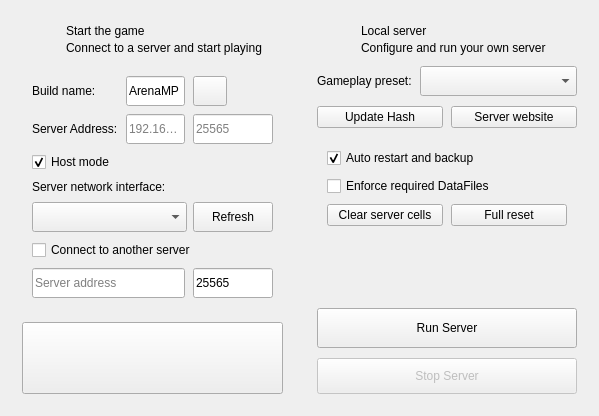
     <widget class="QWidget" name="playTab">
      <attribute name="title">
       <string>Connection</string>
      </attribute>
      <layout class="QHBoxLayout" name="playTabLayout" stretch="1,1">
       <property name="spacing">
        <number>10</number>
       </property>
       <property name="leftMargin">
        <number>10</number>
       </property>
       <property name="topMargin">
        <number>10</number>
       </property>
       <property name="rightMargin">
        <number>10</number>
       </property>
       <property name="bottomMargin">
        <number>10</number>
       </property>
       <item>
        <widget class="QFrame" name="launchCard">
         <property name="frameShape">
          <enum>QFrame::NoFrame</enum>
         </property>
         <property name="arenaCard" stdset="0">
          <bool>true</bool>
         </property>
         <layout class="QVBoxLayout" name="launchCardLayout">
          <property name="spacing">
           <number>10</number>
          </property>
          <property name="leftMargin">
           <number>12</number>
          </property>
          <property name="topMargin">
           <number>12</number>
          </property>
          <property name="rightMargin">
           <number>12</number>
          </property>
          <property name="bottomMargin">
           <number>12</number>
          </property>
          <item>
           <layout class="QHBoxLayout" name="launchHeaderLayout">
            <property name="spacing">
             <number>10</number>
            </property>
            <item>
             <widget class="QLabel" name="launchIconLabel">
              <property name="minimumSize">
               <size>
                <width>34</width>
                <height>34</height>
               </size>
              </property>
              <property name="maximumSize">
               <size>
                <width>34</width>
                <height>34</height>
               </size>
              </property>
              <property name="alignment">
               <set>Qt::AlignCenter</set>
              </property>
             </widget>
            </item>
            <item>
             <layout class="QVBoxLayout" name="launchTitleLayout">
              <property name="spacing">
               <number>1</number>
              </property>
              <item>
               <widget class="QLabel" name="launchTitleLabel">
                <property name="text">
                 <string>Start the game</string>
                </property>
                <property name="arenaSectionTitle" stdset="0">
                 <bool>true</bool>
                </property>
               </widget>
              </item>
              <item>
               <widget class="QLabel" name="launchSubtitleLabel">
                <property name="text">
                 <string>Connect to a server and start playing</string>
                </property>
                <property name="wordWrap">
                 <bool>true</bool>
                </property>
                <property name="arenaMuted" stdset="0">
                 <bool>true</bool>
                </property>
               </widget>
              </item>
             </layout>
            </item>
           </layout>
          </item>
          <item>
           <widget class="QFrame" name="launchFormFrame">
            <property name="frameShape">
             <enum>QFrame::NoFrame</enum>
            </property>
            <property name="arenaInset" stdset="0">
             <bool>true</bool>
            </property>
            <layout class="QGridLayout" name="launchFormLayout">
             <property name="leftMargin">
              <number>10</number>
             </property>
             <property name="topMargin">
              <number>10</number>
             </property>
             <property name="rightMargin">
              <number>10</number>
             </property>
             <property name="bottomMargin">
              <number>10</number>
             </property>
             <property name="horizontalSpacing">
              <number>8</number>
             </property>
             <property name="verticalSpacing">
              <number>8</number>
             </property>
             <item row="0" column="0">
              <widget class="QLabel" name="buildNameLabel">
               <property name="text">
                <string>Build name:</string>
               </property>
              </widget>
             </item>
             <item row="0" column="1">
              <widget class="QLineEdit" name="buildNameEdit">
               <property name="sizePolicy">
                <sizepolicy hsizetype="Expanding" vsizetype="Fixed">
                 <horstretch>1</horstretch>
                 <verstretch>0</verstretch>
                </sizepolicy>
               </property>
               <property name="minimumSize">
                <size>
                 <width>0</width>
                 <height>30</height>
                </size>
               </property>
               <property name="text">
                <string>ArenaMP</string>
               </property>
              </widget>
             </item>
             <item row="0" column="2">
              <widget class="QPushButton" name="changeBuildButton">
               <property name="minimumSize">
                <size>
                 <width>34</width>
                 <height>30</height>
                </size>
               </property>
               <property name="maximumSize">
                <size>
                 <width>34</width>
                 <height>30</height>
                </size>
               </property>
               <property name="toolTip">
                <string>Choose another build folder or create a new build</string>
               </property>
               <property name="text">
                <string />
               </property>
               <property name="arenaQuiet" stdset="0">
                <bool>true</bool>
               </property>
              </widget>
             </item>
             <item row="1" column="0">
              <widget class="QLabel" name="serverLabel">
               <property name="text">
                <string>Server Address:</string>
               </property>
              </widget>
             </item>
             <item row="1" column="1">
              <widget class="QLineEdit" name="serverAddressEdit">
               <property name="sizePolicy">
                <sizepolicy hsizetype="Expanding" vsizetype="Fixed">
                 <horstretch>1</horstretch>
                 <verstretch>0</verstretch>
                </sizepolicy>
               </property>
               <property name="minimumSize">
                <size>
                 <width>0</width>
                 <height>30</height>
                </size>
               </property>
               <property name="placeholderText">
                <string>192.168.x.x</string>
               </property>
              </widget>
             </item>
             <item row="1" column="2">
              <widget class="QLineEdit" name="serverPortEdit">
               <property name="minimumSize">
                <size>
                 <width>72</width>
                 <height>30</height>
                </size>
               </property>
               <property name="maximumSize">
                <size>
                 <width>80</width>
                 <height>30</height>
                </size>
               </property>
               <property name="placeholderText">
                <string>25565</string>
               </property>
              </widget>
             </item>
             <item row="2" column="0" colspan="3">
              <layout class="QHBoxLayout" name="hostModeLayout">
               <property name="spacing">
                <number>6</number>
               </property>
               <item>
                <widget class="QCheckBox" name="autoStartServerCheckBox">
                 <property name="text">
                  <string>Host mode</string>
                 </property>
                 <property name="checked">
                  <bool>true</bool>
                 </property>
                </widget>
               </item>
               <item>
                <widget class="QLabel" name="hostModeHintLabel">
                 <property name="toolTip">
                  <string>Start game first launches the local ArenaMP server on this PC and then connects your client to it.</string>
                 </property>
                 <property name="arenaHint" stdset="0">
                  <bool>true</bool>
                 </property>
                </widget>
               </item>
               <item>
                <spacer name="hostModeSpacer">
                 <property name="orientation">
                  <enum>Qt::Horizontal</enum>
                 </property>
                 <property name="sizeHint" stdset="0">
                  <size>
                   <width>10</width>
                   <height>10</height>
                  </size>
                 </property>
                </spacer>
               </item>
              </layout>
             </item>
             <item row="3" column="0" colspan="3">
              <widget class="QLabel" name="hostInterfaceLabel">
               <property name="text">
                <string>Server network interface:</string>
               </property>
              </widget>
             </item>
             <item row="4" column="0" colspan="3">
              <layout class="QHBoxLayout" name="hostInterfaceLayout">
               <property name="spacing">
                <number>6</number>
               </property>
               <item>
                <widget class="QComboBox" name="hostInterfaceCombo">
                 <property name="sizePolicy">
                  <sizepolicy hsizetype="Expanding" vsizetype="Fixed">
                   <horstretch>1</horstretch>
                   <verstretch>0</verstretch>
                  </sizepolicy>
                 </property>
                 <property name="minimumSize">
                  <size>
                   <width>0</width>
                   <height>30</height>
                  </size>
                 </property>
                 <property name="sizeAdjustPolicy">
                  <enum>QComboBox::AdjustToMinimumContentsLengthWithIcon</enum>
                 </property>
                 <property name="minimumContentsLength">
                  <number>12</number>
                 </property>
                </widget>
               </item>
               <item>
                <widget class="QPushButton" name="refreshHostInterfacesButton">
                 <property name="minimumSize">
                  <size>
                   <width>0</width>
                   <height>30</height>
                  </size>
                 </property>
                 <property name="toolTip">
                  <string>Refresh the list of network interfaces</string>
                 </property>
                 <property name="text">
                  <string>Refresh</string>
                 </property>
                 <property name="arenaQuiet" stdset="0">
                  <bool>true</bool>
                 </property>
                </widget>
               </item>
              </layout>
             </item>
             <item row="5" column="0" colspan="3">
              <layout class="QHBoxLayout" name="alternativeServerLayout">
               <property name="spacing">
                <number>6</number>
               </property>
               <item>
                <widget class="QCheckBox" name="alternativeServerCheckBox">
                 <property name="text">
                  <string>Connect to another server</string>
                 </property>
                </widget>
               </item>
               <item>
                <widget class="QLabel" name="alternativeServerHintLabel">
                 <property name="toolTip">
                  <string>Connect to an address and port that differ from the server stored in build.ini. Host mode is switched off while this option is active.</string>
                 </property>
                 <property name="arenaHint" stdset="0">
                  <bool>true</bool>
                 </property>
                </widget>
               </item>
               <item>
                <spacer name="alternativeServerSpacer">
                 <property name="orientation">
                  <enum>Qt::Horizontal</enum>
                 </property>
                 <property name="sizeHint" stdset="0">
                  <size>
                   <width>10</width>
                   <height>10</height>
                  </size>
                 </property>
                </spacer>
               </item>
              </layout>
             </item>
             <item row="6" column="0" colspan="3">
              <layout class="QHBoxLayout" name="alternativeFieldsLayout">
               <property name="spacing">
                <number>8</number>
               </property>
               <item>
                <widget class="QLineEdit" name="alternativeAddressEdit">
                 <property name="minimumSize">
                  <size>
                   <width>0</width>
                   <height>30</height>
                  </size>
                 </property>
                 <property name="placeholderText">
                  <string>Server address</string>
                 </property>
                </widget>
               </item>
               <item>
                <widget class="QLineEdit" name="alternativePortEdit">
                 <property name="minimumSize">
                  <size>
                   <width>72</width>
                   <height>30</height>
                  </size>
                 </property>
                 <property name="maximumSize">
                  <size>
                   <width>80</width>
                   <height>30</height>
                  </size>
                 </property>
                 <property name="text">
                  <string>25565</string>
                 </property>
                 <property name="placeholderText">
                  <string>25565</string>
                 </property>
                </widget>
               </item>
              </layout>
             </item>
            </layout>
           </widget>
          </item>
          <item>
           <spacer name="launchCardSpacer">
            <property name="orientation">
             <enum>Qt::Vertical</enum>
            </property>
            <property name="sizeHint" stdset="0">
             <size>
              <width>10</width>
              <height>4</height>
             </size>
            </property>
           </spacer>
          </item>
          <item>
           <widget class="ArenaUi::HeroButton" name="playButton">
            <property name="sizePolicy">
             <sizepolicy hsizetype="Expanding" vsizetype="Fixed">
              <horstretch>0</horstretch>
              <verstretch>0</verstretch>
             </sizepolicy>
            </property>
            <property name="minimumSize">
             <size>
              <width>0</width>
              <height>72</height>
             </size>
            </property>
            <property name="maximumSize">
             <size>
              <width>16777215</width>
              <height>72</height>
             </size>
            </property>
            <property name="arenaPrimary" stdset="0">
             <bool>true</bool>
            </property>
            <property name="arenaHero" stdset="0">
             <bool>true</bool>
            </property>
           </widget>
          </item>
         </layout>
        </widget>
       </item>
       <item>
        <widget class="QFrame" name="serverCard">
         <property name="frameShape">
          <enum>QFrame::NoFrame</enum>
         </property>
         <property name="arenaCard" stdset="0">
          <bool>true</bool>
         </property>
         <layout class="QVBoxLayout" name="serverCardLayout">
          <property name="spacing">
           <number>10</number>
          </property>
          <property name="leftMargin">
           <number>12</number>
          </property>
          <property name="topMargin">
           <number>12</number>
          </property>
          <property name="rightMargin">
           <number>12</number>
          </property>
          <property name="bottomMargin">
           <number>12</number>
          </property>
          <item>
           <layout class="QHBoxLayout" name="serverHeaderLayout">
            <property name="spacing">
             <number>10</number>
            </property>
            <item>
             <widget class="QLabel" name="serverIconLabel">
              <property name="minimumSize">
               <size>
                <width>34</width>
                <height>34</height>
               </size>
              </property>
              <property name="maximumSize">
               <size>
                <width>34</width>
                <height>34</height>
               </size>
              </property>
              <property name="alignment">
               <set>Qt::AlignCenter</set>
              </property>
             </widget>
            </item>
            <item>
             <layout class="QVBoxLayout" name="serverTitleLayout">
              <property name="spacing">
               <number>1</number>
              </property>
              <item>
               <widget class="QLabel" name="serverTitleLabel">
                <property name="text">
                 <string>Local server</string>
                </property>
                <property name="arenaSectionTitle" stdset="0">
                 <bool>true</bool>
                </property>
               </widget>
              </item>
              <item>
               <widget class="QLabel" name="serverSubtitleLabel">
                <property name="text">
                 <string>Configure and run your own server</string>
                </property>
                <property name="wordWrap">
                 <bool>true</bool>
                </property>
                <property name="arenaMuted" stdset="0">
                 <bool>true</bool>
                </property>
               </widget>
              </item>
             </layout>
            </item>
           </layout>
          </item>
          <item>
           <layout class="QHBoxLayout" name="serverModeLayout">
            <property name="spacing">
             <number>8</number>
            </property>
            <item>
             <widget class="QLabel" name="serverModeLabel">
              <property name="text">
               <string>Gameplay preset:</string>
              </property>
             </widget>
            </item>
            <item>
             <widget class="QComboBox" name="serverModeCombo">
              <property name="sizePolicy">
               <sizepolicy hsizetype="Expanding" vsizetype="Fixed">
                <horstretch>1</horstretch>
                <verstretch>0</verstretch>
               </sizepolicy>
              </property>
              <property name="minimumSize">
               <size>
                <width>0</width>
                <height>30</height>
               </size>
              </property>
             </widget>
            </item>
           </layout>
          </item>
          <item>
           <layout class="QHBoxLayout" name="serverToolsLayout">
            <property name="spacing">
             <number>8</number>
            </property>
            <item>
             <widget class="QPushButton" name="updateHashesButton">
              <property name="sizePolicy">
               <sizepolicy hsizetype="Expanding" vsizetype="Fixed">
                <horstretch>1</horstretch>
                <verstretch>0</verstretch>
               </sizepolicy>
              </property>
              <property name="text">
               <string>Update Hash</string>
              </property>
              <property name="arenaQuiet" stdset="0">
               <bool>true</bool>
              </property>
             </widget>
            </item>
            <item>
             <widget class="QPushButton" name="projectLinkButton">
              <property name="sizePolicy">
               <sizepolicy hsizetype="Expanding" vsizetype="Fixed">
                <horstretch>1</horstretch>
                <verstretch>0</verstretch>
               </sizepolicy>
              </property>
              <property name="text">
               <string>Server website</string>
              </property>
              <property name="arenaQuiet" stdset="0">
               <bool>true</bool>
              </property>
             </widget>
            </item>
           </layout>
          </item>
          <item>
           <widget class="QFrame" name="serverOptionsFrame">
            <property name="frameShape">
             <enum>QFrame::NoFrame</enum>
            </property>
            <property name="arenaInset" stdset="0">
             <bool>true</bool>
            </property>
            <layout class="QVBoxLayout" name="serverOptionsLayout">
             <property name="spacing">
              <number>8</number>
             </property>
             <property name="leftMargin">
              <number>10</number>
             </property>
             <property name="topMargin">
              <number>10</number>
             </property>
             <property name="rightMargin">
              <number>10</number>
             </property>
             <property name="bottomMargin">
              <number>10</number>
             </property>
             <item>
              <layout class="QHBoxLayout" name="autoRestartLayout">
               <property name="spacing">
                <number>6</number>
               </property>
               <item>
                <widget class="QCheckBox" name="autoRestartServerCheckBox">
                 <property name="text">
                  <string>Auto restart and backup</string>
                 </property>
                 <property name="checked">
                  <bool>true</bool>
                 </property>
                </widget>
               </item>
               <item>
                <widget class="QLabel" name="autoRestartHintLabel">
                 <property name="toolTip">
                  <string>Restart the server automatically after a crash and create a backup archive of the server data before restarting.</string>
                 </property>
                 <property name="arenaHint" stdset="0">
                  <bool>true</bool>
                 </property>
                </widget>
               </item>
               <item>
                <spacer name="autoRestartSpacer">
                 <property name="orientation">
                  <enum>Qt::Horizontal</enum>
                 </property>
                 <property name="sizeHint" stdset="0">
                  <size>
                   <width>10</width>
                   <height>10</height>
                  </size>
                 </property>
                </spacer>
               </item>
              </layout>
             </item>
             <item>
              <layout class="QHBoxLayout" name="enforceRequiredLayout">
               <property name="spacing">
                <number>6</number>
               </property>
               <item>
                <widget class="QCheckBox" name="enforceRequiredCheckBox">
                 <property name="text">
                  <string>Enforce required DataFiles</string>
                 </property>
                </widget>
               </item>
               <item>
                <widget class="QLabel" name="enforceRequiredHintLabel">
                 <property name="toolTip">
                  <string>Reject clients whose required content list, order or CRC32 hashes do not match the server manifest.</string>
                 </property>
                 <property name="arenaHint" stdset="0">
                  <bool>true</bool>
                 </property>
                </widget>
               </item>
               <item>
                <spacer name="enforceRequiredSpacer">
                 <property name="orientation">
                  <enum>Qt::Horizontal</enum>
                 </property>
                 <property name="sizeHint" stdset="0">
                  <size>
                   <width>10</width>
                   <height>10</height>
                  </size>
                 </property>
                </spacer>
               </item>
              </layout>
             </item>
             <item>
              <layout class="QHBoxLayout" name="maintenanceLayout">
               <property name="spacing">
                <number>8</number>
               </property>
               <item>
                <widget class="QPushButton" name="clearCellsButton">
                 <property name="sizePolicy">
                  <sizepolicy hsizetype="Expanding" vsizetype="Fixed">
                   <horstretch>1</horstretch>
                   <verstretch>0</verstretch>
                  </sizepolicy>
                 </property>
                 <property name="text">
                  <string>Clear server cells</string>
                 </property>
                 <property name="arenaQuiet" stdset="0">
                  <bool>true</bool>
                 </property>
                </widget>
               </item>
               <item>
                <widget class="QPushButton" name="resetServerButton">
                 <property name="sizePolicy">
                  <sizepolicy hsizetype="Expanding" vsizetype="Fixed">
                   <horstretch>1</horstretch>
                   <verstretch>0</verstretch>
                  </sizepolicy>
                 </property>
                 <property name="text">
                  <string>Full reset</string>
                 </property>
                 <property name="arenaDanger" stdset="0">
                  <bool>true</bool>
                 </property>
                </widget>
               </item>
              </layout>
             </item>
            </layout>
           </widget>
          </item>
          <item>
           <spacer name="serverCardSpacer">
            <property name="orientation">
             <enum>Qt::Vertical</enum>
            </property>
            <property name="sizeHint" stdset="0">
             <size>
              <width>10</width>
              <height>4</height>
             </size>
            </property>
           </spacer>
          </item>
          <item>
           <widget class="QPushButton" name="serverButton">
            <property name="sizePolicy">
             <sizepolicy hsizetype="Expanding" vsizetype="Fixed">
              <horstretch>0</horstretch>
              <verstretch>0</verstretch>
             </sizepolicy>
            </property>
            <property name="minimumSize">
             <size>
              <width>0</width>
              <height>40</height>
             </size>
            </property>
            <property name="text">
             <string>Run Server</string>
            </property>
            <property name="arenaPrimary" stdset="0">
             <bool>true</bool>
            </property>
           </widget>
          </item>
          <item>
           <widget class="QPushButton" name="stopServerButton">
            <property name="enabled">
             <bool>false</bool>
            </property>
            <property name="sizePolicy">
             <sizepolicy hsizetype="Expanding" vsizetype="Fixed">
              <horstretch>0</horstretch>
              <verstretch>0</verstretch>
             </sizepolicy>
            </property>
            <property name="minimumSize">
             <size>
              <width>0</width>
              <height>36</height>
             </size>
            </property>
            <property name="text">
             <string>Stop Server</string>
            </property>
            <property name="arenaDanger" stdset="0">
             <bool>true</bool>
            </property>
           </widget>
          </item>
         </layout>
        </widget>
       </item>
      </layout>
     </widget>
